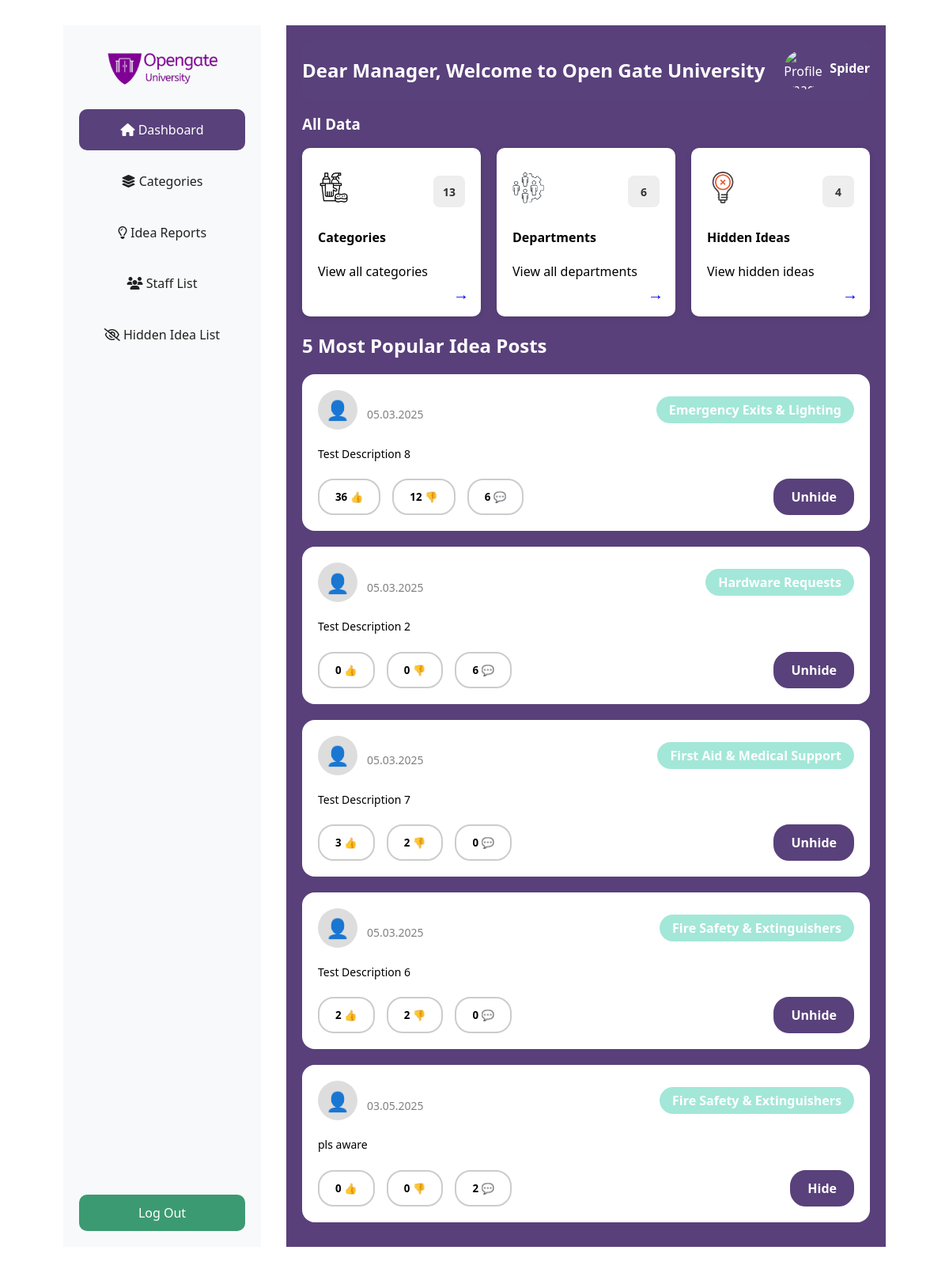
The app's page /EWSD/qa_manager_dashboard.php (signed in) with its own data.
### tables this page shows
CREATE TABLE `ideas` (
  `idea_id` int(11) NOT NULL,
  `userID` int(11) DEFAULT NULL,
  `requestIdea_id` int(11) DEFAULT NULL,
  `SubCategoryID` int(11) DEFAULT NULL,
  `title` varchar(255) DEFAULT NULL,
  `description` text DEFAULT NULL,
  `img_path` text DEFAULT NULL,
  `status` varchar(255) DEFAULT NULL,
  `anonymousSubmission` tinyint(1) DEFAULT NULL,
  `created_at` timestamp NOT NULL DEFAULT current_timestamp(),
  `updated_at` timestamp NOT NULL DEFAULT current_timestamp() ON UPDATE current_timestamp()
);

CREATE TABLE `subcategory` (
  `SubCategoryID` int(11) NOT NULL,
  `MainCategoryID` int(11) DEFAULT NULL,
  `SubCategoryTitle` varchar(255) DEFAULT NULL,
  `Description` text DEFAULT NULL,
  `created_at` timestamp NOT NULL DEFAULT current_timestamp(),
  `updated_at` timestamp NOT NULL DEFAULT current_timestamp() ON UPDATE current_timestamp()
);

### EWSD/qa_manager_dashboard.php (the view, shortened to what this page needs)
<?php
$connect = new Connect();
$connection = $connect->getConnection();
    $userName = $_SESSION['userName'];
    $userProfileImg = $_SESSION['userProfile'] ?? 'default-profile.jpg';
    $catSql = "SELECT COUNT(*) AS total_categories FROM maincategory WHERE status != 'inactive'";
    $catResult = mysqli_query($connection, $catSql);
    $catRow = mysqli_fetch_assoc($catResult);
    $categoryCount = $catRow['total_categories'];
$departmentSql = "SELECT COUNT(*) AS total_departments FROM departments";
$departmentResult = mysqli_query($connection, $departmentSql);
$departmentRow = mysqli_fetch_assoc($departmentResult);
$departmentCount = $departmentRow['total_departments'];
$hiddenIdeaSql = "SELECT COUNT(*) AS hidden_ideas FROM ideas WHERE status = 'hide'";
$hiddenIdeaResult = mysqli_query($connection, $hiddenIdeaSql);
$hiddenIdeaRow = mysqli_fetch_assoc($hiddenIdeaResult);
$hiddenIdeaCount = $hiddenIdeaRow['hidden_ideas'];
$topQuery = "SELECT
        i.idea_id,
        i.title,
        i.description,
        i.created_at,
        u.user_name,
        i.status,
        mc.MainCategoryTitle,
        sc.SubCategoryTitle,
        dp.department_name,
        COUNT(DISTINCT c.ideacommentID) AS comment_count,
        COUNT(DISTINCT iv.ideavoteID) AS total_votes,
        SUM(CASE WHEN iv.votetype = 1 THEN 1 ELSE 0 END) AS upvotes,
        SUM(CASE WHEN iv.votetype = 2 THEN 2 ELSE 0 END) AS downvotes,
        (COUNT(DISTINCT c.ideacommentID) + SUM(CASE WHEN iv.votetype = 1 THEN 1 ELSE 0 END)) AS popularity_score
    FROM ideas i
    LEFT JOIN idea_comment c ON i.idea_id = c.idea_id
    LEFT JOIN idea_vote iv ON i.idea_id = iv.idea_id
    LEFT JOIN subcategory sc ON sc.SubCategoryID = i.SubCategoryID
    LEFT JOIN maincategory mc ON mc.MainCategoryID = sc.MainCategoryID
    LEFT JOIN users u ON i.userID = u.user_id
    LEFT JOIN departments dp ON u.department_id = dp.department_id
    GROUP BY i.idea_id
    ORDER BY popularity_score DESC
    LIMIT 5";
    $topResult = mysqli_query($connection, $topQuery);
    $ideas = [];
    while ($row = mysqli_fetch_assoc($topResult)) {
        $ideaId = $row['idea_id'];
        $commentQuery = "SELECT ideacommentText, created_at FROM idea_comment WHERE idea_id = $ideaId ORDER BY created_at ASC";
        $commentResult = mysqli_query($connection, $commentQuery);
        $commentTexts = [];
        $commentDates = [];
        while ($comment = mysqli_fetch_assoc($commentResult)) {
            $commentTexts[] = $comment['ideacommentText'];
            $commentDates[] = $comment['created_at'];
        }
        $row['ideacommentText'] = implode('||', $commentTexts);
        $row['comment_dates'] = implode('||', $commentDates);
        $ideas[] = $row;
    }
?>
<!DOCTYPE html>
<html lang="en">
<head>
    <link rel="stylesheet" href="style.css">
    <link rel="stylesheet" href="https://cdnjs.cloudflare.com/ajax/libs/font-awesome/6.4.2/css/all.min.css">
</head>
<body>
    <div class="admin-container">
        <div class="side-nav">
            <div class="logo text-center">
                <img src="Images/logo.png" alt="logo" width="150px" style="margin: 8px 0px;">
            </div>
            <a class="nav-link-active" href="qa_manager_dashboard.php"><i class="fa-solid fa-house"></i> Dashboard</a>
            <a class="nav-link" href="qa_manager_home.php"><i class="fa-solid fa-layer-group"></i> Categories</a>
            <a class="nav-link" href="qa_manager_idea_summary.php"><i class="fa-regular fa-lightbulb"></i> Idea Reports</a>
            <a class="nav-link" href="qa_manager_staff_list.php"><i class="fa-solid fa-users"></i> Staff List</a>
            <a class="nav-link" href="qa_manager_hidden_idea_list.php"><i class="fa-regular fa-eye-slash"></i> Hidden Idea List</a>
            <a class=" logout" href="logout.php" onclick="return confirm('Do You Want To Log Out?')">Log Out</a>
        </div>
        <main class="content">
            <div class="qa-manager-dash-section">
                <header class="qa-manager-dash-header">
                <div class="search-input">
                    <h2 class="welcome-text">Dear Manager, Welcome to Open Gate University</h2>
                </div>
                    <div class="qa-manager-user-display">
                        <img src="<?php echo htmlspecialchars($userProfileImg); ?>" alt="Profile Image">
                        <span class="user-name"><?php echo htmlspecialchars($userName); ?></span>
                    </div>
                </header>
            </div>
            <div id="category-sections" style="display: block;">
                <h3>All Data</h3>
                <div class="categories">
                    <div class="category-card">
                        <div class="card-header">
                            <img src="images/dummy_category.png" alt="" class="category-image">
                            <span class="category-count"><?php echo $categoryCount; ?></span>
                        </div>
                        <h4>Categories</h4>
                        <p>View all categories</p>
                        <a href="qa_manager_all_cat_list.php"><span class="arrow">&rarr;</span></a>
                    </div>
                    <div class="category-card">
                        <div class="card-header">
                            <img src="images/department-icon.png" alt="" class="category-image">
                            <span class="category-count"><?php echo $departmentCount; ?></span>
                        </div>
                        <h4>Departments</h4>
                        <p>View all departments</p>
                        <a href="qa_manager_idea_summary.php"><span class="arrow">&rarr;</span></a>
                    </div>
                    <div class="category-card">
                        <div class="card-header">
                            <img src="images/hidden-idea.png" alt="" class="category-image">
                            <span class="category-count"><?php echo $hiddenIdeaCount; ?></span>
                        </div>
                        <h4>Hidden Ideas</h4>
                        <p>View hidden ideas</p>
                        <a href="qa_manager_hidden_idea_list.php"><span class="arrow">&rarr;</span></a>
                    </div>
                </div>
            </div>
            <h2>5 <span>Most Popular Idea Posts</span></h2>
            <?php foreach ($ideas as $idea): ?>
                <div class="card">
                    <div class="user-info">
                        <div class="user-left">
                            <div class="avatar">👤</div>
                            <div>
                                <p class="user-name"><?= htmlspecialchars($idea['user_name']) ?></p>
                                <p class="dept-name"><?= htmlspecialchars($idea['department_name']) ?></p>
                                <p class="date"><?= date("d.m.Y", strtotime($idea['created_at'])) ?></p>
                            </div>
                        </div>
                        <span class="subcategory"><?= htmlspecialchars($idea['SubCategoryTitle']) ?></span>
                    </div>
                    <p class="idea-text"><?= htmlspecialchars($idea['description']) ?></p>
                    <div class="reactions">
                        <button><?= $idea['upvotes'] ?> 👍</button>
                        <button><?= $idea['downvotes'] ?> 👎</button>
                        <button onclick="openModal(<?= $idea['idea_id'] ?>)"><?= $idea['comment_count'] ?> 💬</button>
                        <?php
                        $idea_status = $idea['status'];
                        if ($idea_status == 'hide') {
                            echo '<a href="hide_idea.php?id=' . urlencode($idea['idea_id']) . '&category_name=' . urlencode($idea['department_name']) . '" class="hide-idea-btn">Unhide</a>';
                        } else {
                            echo '<a href="hide_idea.php?id=' . urlencode($idea['idea_id']) . '&category_name=' . urlencode($idea['department_name']) . '" class="hide-idea-btn">Hide</a>';
                        }
                        ?>
                    </div>
                </div>
            <?php endforeach; ?>
        </main>
    </div>
</body>
</html>

### EWSD/style.css (style rules this page uses)
* { font-family: 'Segoe UI', Tahoma, Geneva, Verdana, sans-serif; }
.admin-container { position: relative; margin: 2rem 5rem; display: flex; gap: 2rem; height: 90vh; }
.admin-container .side-nav { width: 250px; display: flex; flex-direction: column; align-items: center; gap: 0.8rem; }
.admin-container .side-nav .nav-link { text-decoration: none; color: #212121; padding: 15px 0px; transition: all 0.3s; width: 100%; text-align: center; border-radius: 10px; }
.admin-container .side-nav .nav-link-active { text-decoration: none; width: 100%; background-color: #59417B; color: #fff; text-align: center; padding: 2rem; border-radius: 10px; padding: 15px 0px; }
.side-nav { display: flex; flex-direction: column; width: 250px; background-color: #f8f9fa; padding: 20px; }
.logout { margin-top: auto; color: #fff; border-radius: 10px; background-color: red; padding: 15px 0px; transition: all 0.3s; width: 100%; text-align: center; border-radius: 10px; text-decoration: none; }
.qa-manager-dash-section { flex-basis: 100%; background-color: #59417B; border-radius: 10px; position: relative; overflow: hidden; }
.qa-manager-dash-section .qa-manager-dash-header { display: flex; width: 100%; justify-content: space-between; margin: 0; padding: 0; }
.qa-manager-dash-section .qa-manager-dash-header .qa-manager-user-display { display: flex; align-items: center; gap: 0.5rem; justify-content: flex-end; }
.qa-manager-dash-section .qa-manager-dash-header .qa-manager-user-display img { border-radius: 50%; width: 50px; height: 50px; object-fit: cover; }
.qa-manager-dash-section .qa-manager-dash-header .qa-manager-user-display .user-name { font-size: 16px; color: #fff; }

### EWSD/qa_manager_dashboard.php (style rules this page uses)
* { box-sizing: border-box; }
body { font-family: 'Poppins', sans-serif; margin: 0; padding: 0; }
.logout { margin-top: auto; background: #3c9a72; padding: 12px; color: white; border: none; width: 100%; border-radius: 10px; cursor: pointer; font-size: 16px; }
.content { flex: 1; background: rgb(89, 64, 122); color: white; padding: 20px; overflow-y: auto; }
header { display: flex; justify-content: space-between; align-items: center; flex-wrap: wrap; margin-bottom: 20px; }
.user-info { text-align: right; }
.categories { display: grid; grid-template-columns: repeat(3, 1fr); gap: 20px; }
.category-card { background: white; color: black; padding: 30px 20px; border-radius: 10px; position: relative; box-shadow: 0 2px 8px rgba(0, 0, 0, 0.1); }
.category-image { width: 40px; height: 40px; border-radius: 5px; margin-bottom: 10px; }
.arrow, .delete { position: absolute; right: 15px; bottom: 15px; font-size: 20px; cursor: pointer; }
#category-sections, #idea-report-section { display: none; }
.card-header { display: flex; align-items: center; justify-content: space-between; margin-bottom: 10px; }
.category-count { background-color: #eee; width: 40px; height: 40px; border-radius: 8px; font-weight: bold; font-size: 14px; color: #333; display: flex; align-items: center; justify-content: center; }
h2 { font-size: 24px; margin-bottom: 20px; }
h2 span { font-weight: 600; }
.card { background: white; border-radius: 16px; padding: 20px; margin-bottom: 20px; color: black; }
.user-info { display: flex; align-items: center; justify-content: space-between; }
.user-left { display: flex; align-items: center; gap: 12px; }
.avatar { width: 50px; height: 50px; background: #ddd; border-radius: 50%; font-size: 24px; display: flex; align-items: center; justify-content: center; }
.dept-name { font-weight: 600; margin: 0; font-size: 13px; color:#797979; padding-bottom: 5px; }
.user-name { font-weight: 600; font-size: 16px; margin: 0; color:#313131; padding-bottom: 5px; text-align: left; }
.date { color: gray; font-size: 14px; margin: 0; padding-top: 2px; text-align: left; }
.subcategory { background-color: #A3E7D8; padding: 6px 16px; border-radius: 20px; font-weight: 600; color: white; }
.idea-text { margin: 20px 0; font-size: 14px; line-height: 1.6; }
.reactions { display: flex; gap: 15px; justify-content: flex-start; }
.reactions button { padding: 10px 20px; border: 2px solid #ccc; border-radius: 20px; background: white; font-weight: 600; display: flex; align-items: center; gap: 8px; cursor: pointer; }
.reactions a { padding: 10px 20px; border: 2px solid #ccc; text-decoration: none; border-radius: 20px; background: white; font-weight: 600; display: flex; align-items: center; gap: 8px; cursor: pointer; }
.reactions .hide-idea-btn { margin-left: auto; background-color: #59417B; border-color: #59417B; color: white; }

### records on screen
ideas: created_at "05.03.2025", SubCategoryID.SubCategoryTitle "Emergency Exits & Lighting", description "Test Description 8", upvotes "36", downvotes "12", comment_count "6"
ideas: created_at "05.03.2025", SubCategoryID.SubCategoryTitle "Hardware Requests", description "Test Description 2", upvotes "0", downvotes "0", comment_count "6"
ideas: created_at "05.03.2025", SubCategoryID.SubCategoryTitle "First Aid & Medical Support", description "Test Description 7", upvotes "3", downvotes "2", comment_count "0"
ideas: created_at "05.03.2025", SubCategoryID.SubCategoryTitle "Fire Safety & Extinguishers", description "Test Description 6", upvotes "2", downvotes "2", comment_count "0"
ideas: created_at "03.05.2025", SubCategoryID.SubCategoryTitle "Fire Safety & Extinguishers", description "pls aware", upvotes "0", downvotes "0", comment_count "2"

### other values on screen
$userName "Spider"
$categoryCount "13"
$departmentCount "6"
$hiddenIdeaCount "4"
